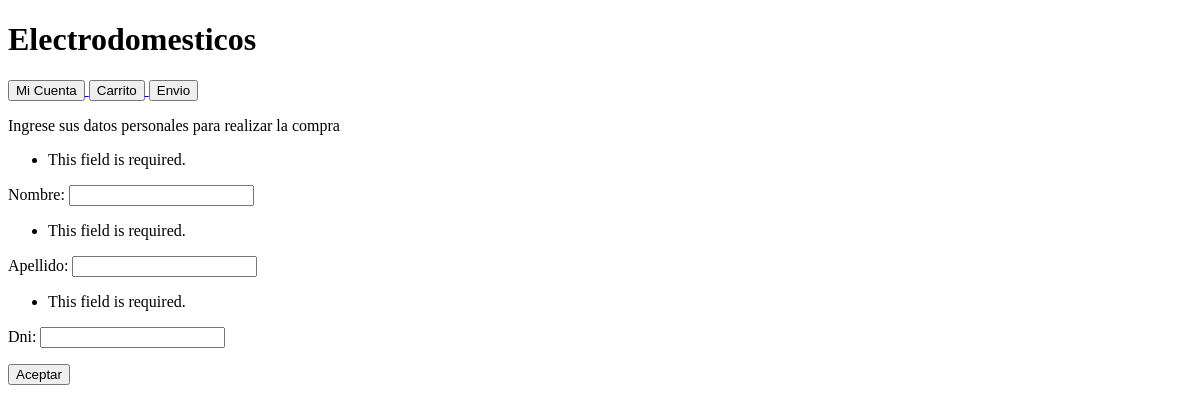
Page /usuarios/create on the earlier database version.
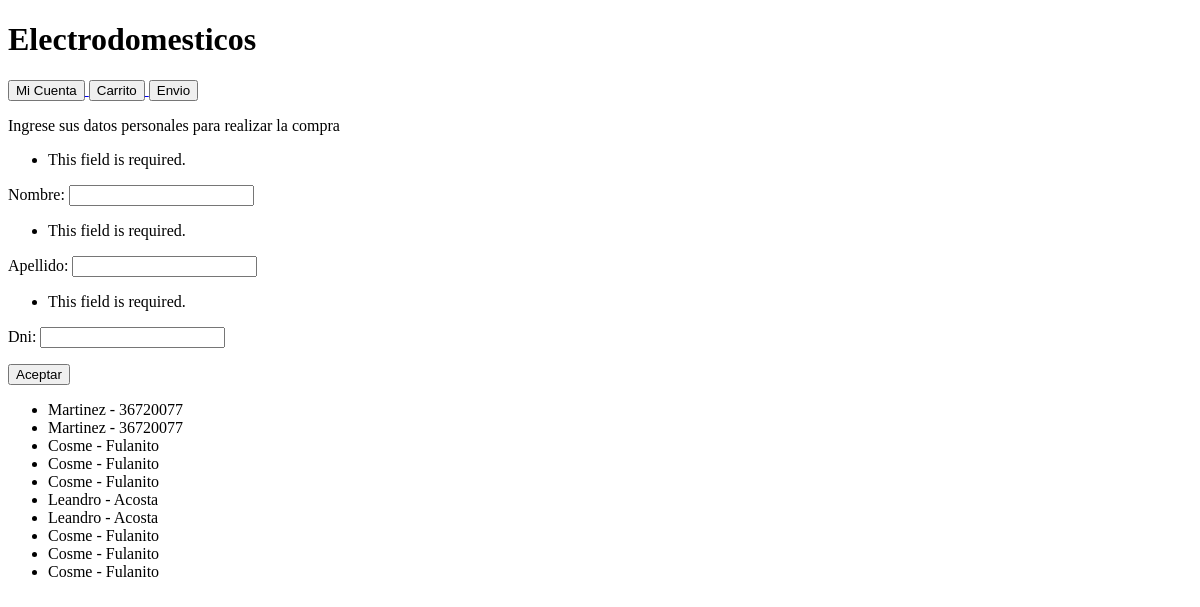
Same page on the later database version.
### AppCoder/models.py (models this page shows)
class Usuario(models.Model):
    nombre = models.TextField(max_length=100)
    apellido = models.TextField(max_length=100)
    dni = models.TextField(max_length=50)
    def __str__(self):
        return f"{self.nombre} - {self.apellido}"

### AppCoder/views.py (the view)
# urls.py: path('usuarios/create', crear_usuario, name="usuarios-create"),
def crear_usuario(request):
    f = UsuarioForm(request.POST)
    usuarios = Usuario.objects.all()
    total_usuarios = len(usuarios)
    context={
        "usuarios": usuarios,
        "total_usuarios": total_usuarios,
        "form": f,
    }
    if f.is_valid():
        Usuario(nombre=f.data["nombre"], apellido=f.data["apellido"], dni=f.data["dni"]).save()
    return render(request, "AppCoder/usuarios.html", context)

### AppCoder/forms.py
class UsuarioForm(forms.Form):
    nombre = forms.CharField(max_length=100)
    apellido = forms.CharField(max_length=100)
    dni = forms.CharField(max_length=50)

### AppCoder/templates/AppCoder/usuarios.html (shortened to what this page needs)
{% extends 'AppCoder/base.html' %}
{% block titulo %} Ingrese sus datos personales para realizar la compra {% endblock %}
{% block listado %}
<form action="{% url 'usuarios-create' %}" method="POST">
    {{form.as_p}}
    <input type="submit" value="Aceptar">
</form>
<ul>
    {% for usuario in usuarios %}
       <li> {{usuario}}</li>
    {% endfor %}
</ul>
{% endblock %}

### AppCoder/templates/AppCoder/base.html (shortened to what this page needs)
<!DOCTYPE html>
<html lang="en">
<head>
</head>
<body>
    <h1> Electrodomesticos </h1>
    <div>
        <a href="{% url 'usuarios-create' %}">
            <button>Mi Cuenta</button>
        </a>
        <a href="{% url 'articulos-create' %}">
            <button>Carrito</button>
        </a>
        <a href="{% url 'envios-create' %}">
            <button>Envio</button>
        </a>
    </div>
    <p>{% block titulo %} {% endblock %}</p>
{% block listado %} {% endblock %}
</body>
</html>

Differences in the rows shown:
added Usuario: nombre+apellido "Martinez - 36720077"
added Usuario: nombre+apellido "Martinez - 36720077"
added Usuario: nombre+apellido "Cosme - Fulanito"
added Usuario: nombre+apellido "Cosme - Fulanito"
added Usuario: nombre+apellido "Cosme - Fulanito"
added Usuario: nombre+apellido "Leandro - Acosta"
added Usuario: nombre+apellido "Leandro - Acosta"
added Usuario: nombre+apellido "Cosme - Fulanito"
added Usuario: nombre+apellido "Cosme - Fulanito"
added Usuario: nombre+apellido "Cosme - Fulanito"
